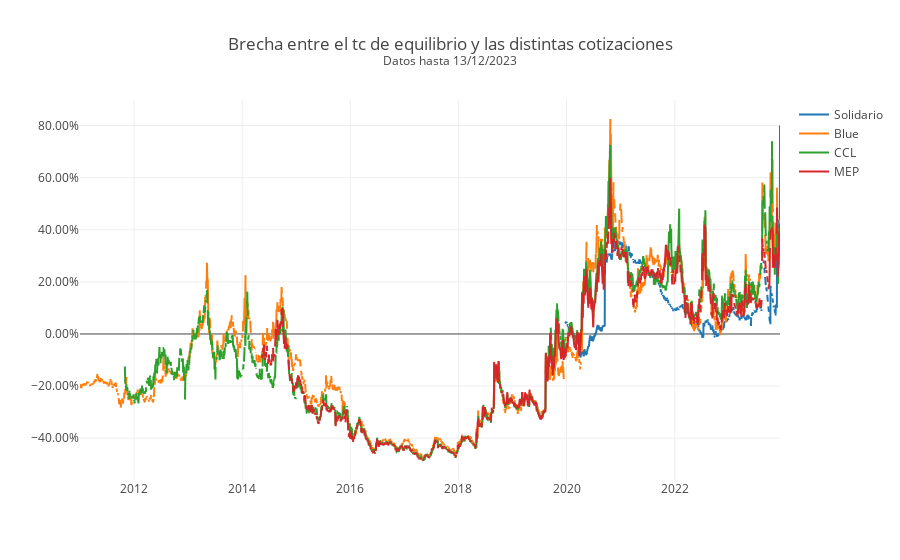

The cell this chart's notebook holds for it:
### Code cell
import plotly.graph_objects as go

fig = go.Figure()
df_brechas = df_brechas["2011":]
ultima_fecha = df_brechas.index[-1].strftime("%d/%m/%Y")
fig.add_trace(go.Scatter(x=df_brechas.index, y = df_brechas["solidario-equilibrio"], name = "Solidario"))
fig.add_trace(go.Scatter(x=df_brechas.index, y = df_brechas["blue-equilibrio"], name = "Blue"))
fig.add_trace(go.Scatter(x=df_brechas.index, y = df_brechas["ccl-equilibrio"], name = "CCL"))
fig.add_trace(go.Scatter(x=df_brechas.index, y = df_brechas["mep-equilibrio"], name = "MEP"))
fig.update_yaxes(tickformat = ".2%")
fig.update_layout(template = None, 
                  title_text = f"Brecha entre el tc de equilibrio y las distintas cotizaciones<br><sup>Datos hasta {ultima_fecha}")

### Figure 1 — Plotly figure (JSON) as saved in the notebook; plotly's stock layout.template omitted (floating-point values rounded to 4 significant figures; data arrays with more than 128 entries replaced by an {"elided": "..."} marker saying what was removed)
{"data": [{"name": "Solidario", "type": "scatter", "x": {"elided": "4730 str values"}, "y": {"elided": "4730 float values"}}, {"name": "Blue", "type": "scatter", "x": {"elided": "4730 str values"}, "y": {"elided": "4730 float values"}}, {"name": "CCL", "type": "scatter", "x": {"elided": "4730 str values"}, "y": {"elided": "4730 float values"}}, {"name": "MEP", "type": "scatter", "x": {"elided": "4730 str values"}, "y": {"elided": "4730 float values"}}], "layout": {"title": {"text": "Brecha entre el tc de equilibrio y las distintas cotizaciones<br><sup>Datos hasta 13/12/2023"}, "yaxis": {"tickformat": ".2%"}}}
